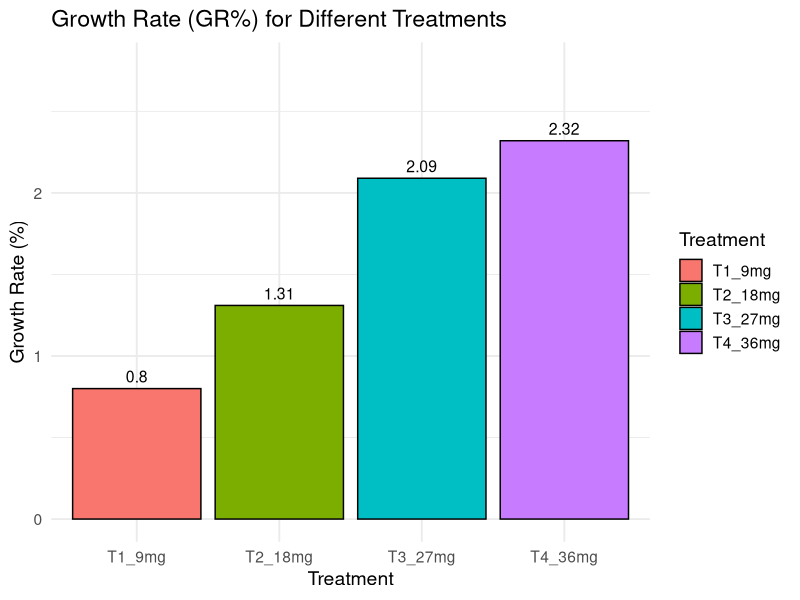

The R script that drew this image:
# Step 1: Install and load the necessary packages
# You only need to run install.packages() once
# install.packages("ggplot2")
# install.packages("dplyr")

library(ggplot2)
library(dplyr)

# Step 2: Create your data frame
# It's best practice to enter the data directly into a script.
# The 'tibble' is a modern version of a data frame.
df <- tibble(
  Parameter = c("Growth Rate GR%", "Substrate Reduction SR%", "Larval Mortality LM%"),
  T1 = c(0.008, 0.250, 0.470),
  T2 = c(0.0131, 0.370, 0.265),
  T3 = c(0.0209, 0.550, 0.2275),
  T4 = c(0.0232, 0.600, 0.1875)
)

# Step 3: Prepare the data for the "Growth Rate" plot
# We select the first row, convert it to a long format, and calculate the percentage.
growth_rate_data <- df %>%
  filter(Parameter == "Growth Rate GR%") %>%
  select(-Parameter) %>%
  t() %>% # Transpose the data
  as.data.frame() %>%
  mutate(
    Treatment_Labels = c("T1_9mg", "T2_18mg", "T3_27mg", "T4_36mg"),
    GrowthRate_Percent = V1 * 100
  )

# Step 4: Create the plot with ggplot2
growth_plot <- ggplot(growth_rate_data, aes(x = Treatment_Labels, y = GrowthRate_Percent, fill = Treatment_Labels)) +
  geom_bar(stat = "identity", color = "black") +
  # Add the value labels on top of the bars
  geom_text(aes(label = round(GrowthRate_Percent, 2)), vjust = -0.5, size = 4) +
  # Set the titles and axis labels
  labs(
    title = "Growth Rate (GR%) for Different Treatments",
    x = "Treatment",
    y = "Growth Rate (%)",
    fill = "Treatment" # This changes the legend title
  ) +
  # Set the y-axis limit to give space for the labels
  ylim(0, max(growth_rate_data$GrowthRate_Percent) * 1.2) +
  # Apply a clean theme
  theme_minimal(base_size = 14)

# Step 5: Display the plot
print(growth_plot)
